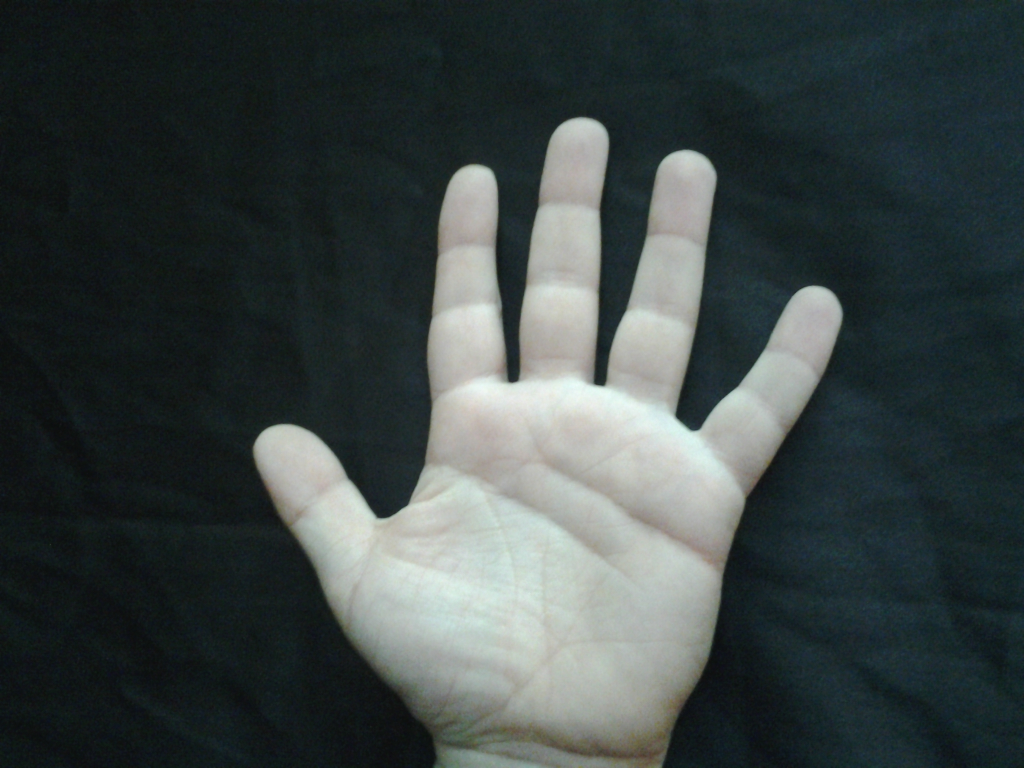
#> input picture Example_data/p1/Hand/Left/p1_l_2.jpg, 2048 x 1536 px (shown at 1/2 size)
$ python extract.py ../Example_data/p1/Hand/Left out.png
#> lines starting #> are read from the running program, lines starting #| are printed output that depends on the picture
import os
import cv2
import json
import numpy as np
from sklearn.decomposition import PCA
import re

def get_person_id(image_path):
    pattern = r'p\d+'
    match = re.search(pattern, image_path)
    return match.group() if match else None

def extract_pca_features(image, num_components=0.5):
    h, w = image.shape
    reshaped_image = image.reshape(-1, h * w)  # Reshape to a 1D array for PCA
    pca = PCA(n_components=num_components)
    pca.fit(reshaped_image)
    pca_features = pca.transform(reshaped_image)
    return pca_features.flatten().tolist()

def extract_fft_features(image):
    f_transform = np.fft.fft2(image)
    f_shift = np.fft.fftshift(f_transform)
    magnitude_spectrum = 20 * np.log(np.abs(f_shift) + 1e-10)
    central_part = magnitude_spectrum[64-16:64+16, 64-16:64+16]  # Assuming 128x128 resized images
    return central_part.flatten().tolist()

def extract_features(image_path):
    image = cv2.imread(image_path, cv2.IMREAD_GRAYSCALE)
    image = cv2.resize(image, (128, 128))

    pca_features = extract_pca_features(image)
    fft_features = extract_fft_features(image)
    person_id = get_person_id(image_path)

    return {
        "pca": pca_features,
        "fft": fft_features,
        "person_id": person_id
    }

def get_all_image_paths(directory):
    image_paths = []
    for root, _, files in os.walk(directory):
        for file in files:
            if file.endswith('.jpg') or file.endswith('.png'):
                image_paths.append(os.path.join(root, file))
    return image_paths

def main(directory, output_json):
    features = {}
    image_paths = get_all_image_paths(directory)
    for file_path in image_paths:
        features[os.path.basename(file_path)] = extract_features(file_path)
#> in extract_features, `image = cv2.resize(image, (128, 128))`:
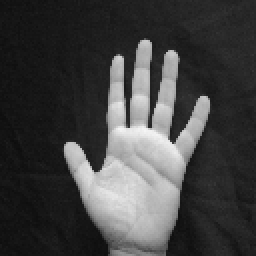
#> image: shape (128, 128) (shown 2 times larger); min 13, max 245, mean 65.9
#> in extract_pca_features, `pca_features = pca.transform(reshaped_image)`: pca_features = [0]
#> in extract_fft_features, `magnitude_spectrum = 20 * np.log(np.abs(f_shift) + 1e-10)`:
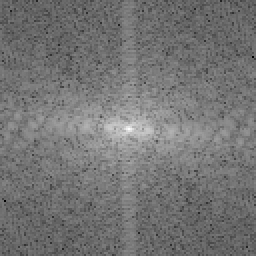
#> magnitude_spectrum: shape (128, 128) float64 (shown 2 times larger); min 13.68, max 277.8, mean 134.6; drawn with min black and max white
#> in extract_fft_features, `central_part = magnitude_spectrum[64-16:64+16, 64-16:64+16]`:
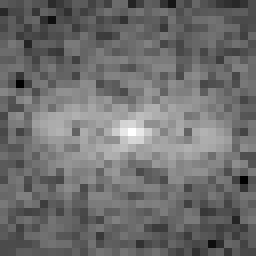
#> central_part: shape (32, 32) float64 (shown 8 times larger); min 96.41, max 277.8, mean 175.1; drawn with min black and max white
#> in extract_features, `fft_features = extract_fft_features(image)`: fft_features = 1024 values, max 277.8 at index 528, min 96.41 at index 322, mean 175.1
#> pass 2 of the loop in main, `for file_path in image_paths:`:
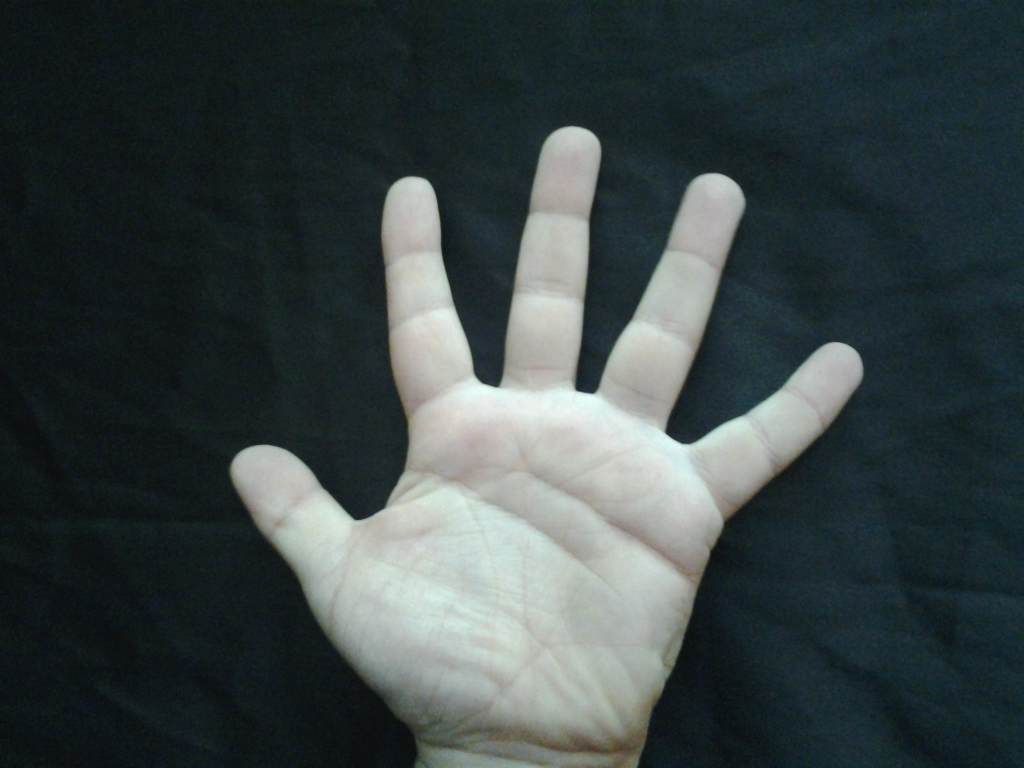
#> input picture Example_data/p1/Hand/Left/p1_l_3.jpg, 2048 x 1536 px (shown at 1/2 size)
#> in extract_features (call 2), `image = cv2.resize(image, (128, 128))`:
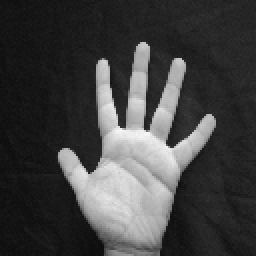
#> image: shape (128, 128) (shown 2 times larger); min 12, max 249, mean 65.5
#> in extract_fft_features (call 2), `central_part = magnitude_spectrum[64-16:64+16, 64-16:64+16]`:
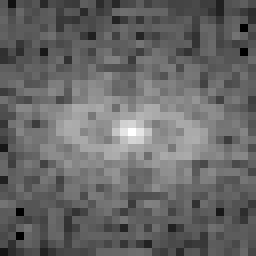
#> central_part: shape (32, 32) float64 (shown 8 times larger); min 110.8, max 277.7, mean 178.7; drawn with min black and max white
#> fft_features = 1024 values, max 277.7 at index 528, min 110.8 at index 126, mean 178.7

    with open(output_json, 'w') as f:
        json.dump(features, f, indent=4)

if __name__ == "__main__":
    import sys
    if len(sys.argv) != 3:
        print("Usage: python extract_features_pca_fft.py <directory> <output_json>")
        sys.exit(1)
    directory = sys.argv[1]
    output_json = sys.argv[2]
    main(directory, output_json)
